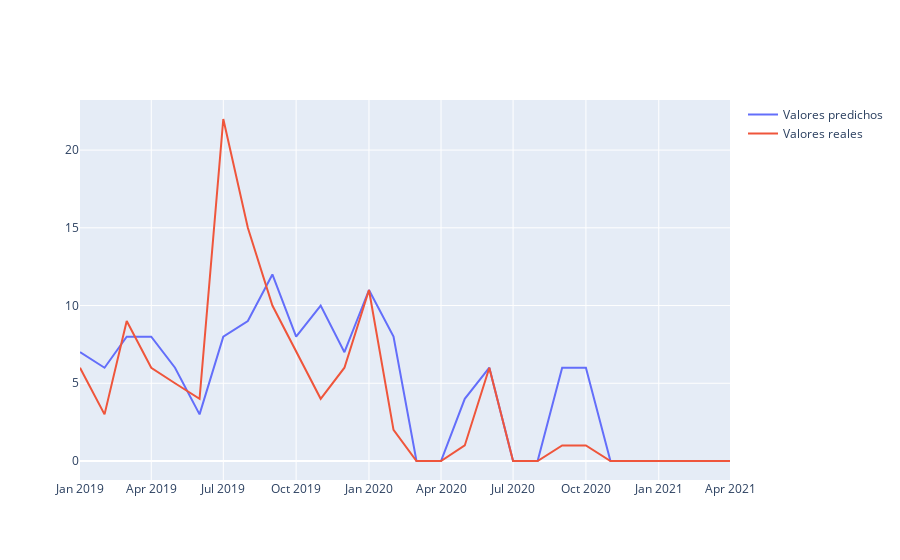

Here is the notebook cell this chart was saved with:
### Code cell
aux = res.query('REF=="XA0539:00061:"')
fig = go.Figure()
fig.add_scatter(x=aux['DATE'], y=aux['PREDICTED'], mode='lines', name='Valores predichos')
fig.add_scatter(x=aux['DATE'], y=aux['CANTIDAD'], mode='lines', name='Valores reales')

### Figure 1 — Plotly figure (JSON) as saved in the notebook; plotly's stock layout.template omitted (floating-point values rounded to 4 significant figures)
{"data": [{"mode": "lines", "name": "Valores predichos", "type": "scatter", "x": ["2019-01", "2019-02", "2019-03", "2019-04", "2019-05", "2019-06", "2019-07", "2019-08", "2019-09", "2019-10", "2019-11", "2019-12", "2020-01", "2020-02", "2020-03", "2020-04", "2020-05", "2020-06", "2020-07", "2020-08", "2020-09", "2020-10", "2020-11", "2020-12", "2021-01", "2021-02", "2021-03", "2021-04"], "y": [7, 6, 8, 8, 6, 3, 8, 9, 12, 8, 10, 7, 11, 8, 0, 0, 4, 6, 0, 0, 6, 6, 0, 0, 0, 0, 0, 0]}, {"mode": "lines", "name": "Valores reales", "type": "scatter", "x": ["2019-01", "2019-02", "2019-03", "2019-04", "2019-05", "2019-06", "2019-07", "2019-08", "2019-09", "2019-10", "2019-11", "2019-12", "2020-01", "2020-02", "2020-03", "2020-04", "2020-05", "2020-06", "2020-07", "2020-08", "2020-09", "2020-10", "2020-11", "2020-12", "2021-01", "2021-02", "2021-03", "2021-04"], "y": [6, 3, 9, 6, 5, 4, 22, 15, 10, 7, 4, 6, 11, 2, 0, 0, 1, 6, 0, 0, 1, 1, 0, 0, 0, 0, 0, 0]}], "layout": {}}
